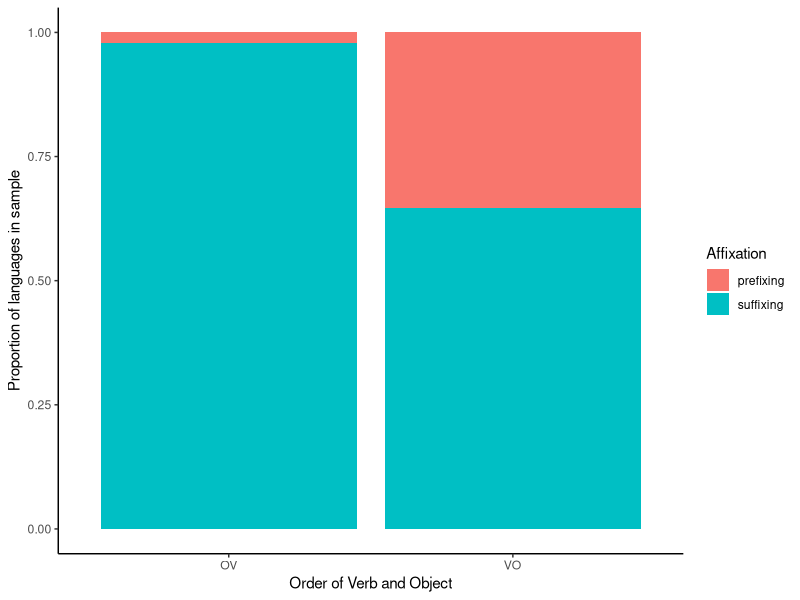

Recreate this plot in R.
## ---- chunk 1
library(tidyverse)
library(kableExtra)
knitr::opts_chunk$set(echo = TRUE,warning = FALSE,message = FALSE)
## ---- chunk 2
wals <- read_csv('data/wals.csv')
head(wals)
## ---- chunk 3
parameters <- read_csv("data/parameters.csv")
head(parameters)
## ---- chunk 4
mywals <- parameters%>%
  select(ID,Name)%>%
  rename(Parameter_ID=ID)%>%
  right_join(wals,by="Parameter_ID")

mywals
## ---- chunk 5
nrow(mywals)==nrow(wals)
## ---- chunk 6
values <- read_csv("data/codes.csv")

values%>%
  rename(Value=Number)%>%
  select(Value,Description,Parameter_ID)%>%
  right_join(mywals,by=c("Parameter_ID","Value"))%>%
  select(Language_ID,Name,Description)%>%
  rename(Feature=Name)->mywals
mywals
## ---- chunk 7
word_order <- mywals%>%
  filter(Feature=="Order of Object and Verb")
## ---- chunk 8
word_order%>%
  count(Description)
## ---- chunk 9
word_order%>%
  filter(Description!="Both orders with neither order dominant")->word_order
word_order
## ---- chunk 10
word_order%>%
  mutate(WordOrder=if_else(Description=="Object precedes verb (OV)","OV","VO"))%>%
  select(Language_ID,WordOrder)->word_order
word_order
## ---- chunk 11
mywals%>%
  filter(Feature=="Prefixing vs. Suffixing in Inflectional Morphology")%>%
  count(Description)
## ---- chunk 12
affixes <- mywals%>%
  filter(Feature=="Prefixing vs. Suffixing in Inflectional Morphology"& (Description=="Predominantly prefixing"|Description=="Predominantly suffixing"))

affixes%>%
  count(Description)
## ---- chunk 13
affixes%>%
  mutate(Affixation=if_else(Description=="Predominantly prefixing","prefixing","suffixing"))%>%
  select(Language_ID,Affixation)->affixes
affixes
## ---- chunk 14
combined <- inner_join(affixes,word_order,by="Language_ID")
combined
## ---- chunk 15
nrow(word_order)
nrow(affixes)
nrow(combined)
## ---- chunk 16
fulljoin <- full_join(word_order,affixes,by="Language_ID")
fulljoin
## ---- chunk 17
nrow(left_join(affixes,word_order))==nrow(affixes)
nrow(left_join(word_order,affixes))==nrow(word_order)
## ---- chunk 18
combined%>%
  count(WordOrder,Affixation)->summary
summary
## ---- chunk 19
summary%>%
  pivot_wider(names_from=Affixation,values_from=n)->wide_summary
wide_summary
## ---- chunk 20
wide_summary%>%
            # columns to collapse        # names for new columns
  pivot_longer(c("prefixing","suffixing"),names_to="Affixation",values_to="n")->long_summary
long_summary
## ---- chunk 21
long_summary%>%
  ggplot(aes(x=WordOrder,y=n,fill=Affixation))+geom_col(position="fill")+theme_classic()+labs(x="Order of Verb and Object",y="Proportion of languages in sample")
## ---- chunk 22
library(kableExtra)
wide_summary%>%
  # add a caption for the table, and make better column names for display
  kable(caption="Relationship between word order and dominant affixation strategy, in the languages from WALS",col.names = c("Word Order","Prefixing","Suffixing"))%>%
  # make it pretty!
  kable_styling()
